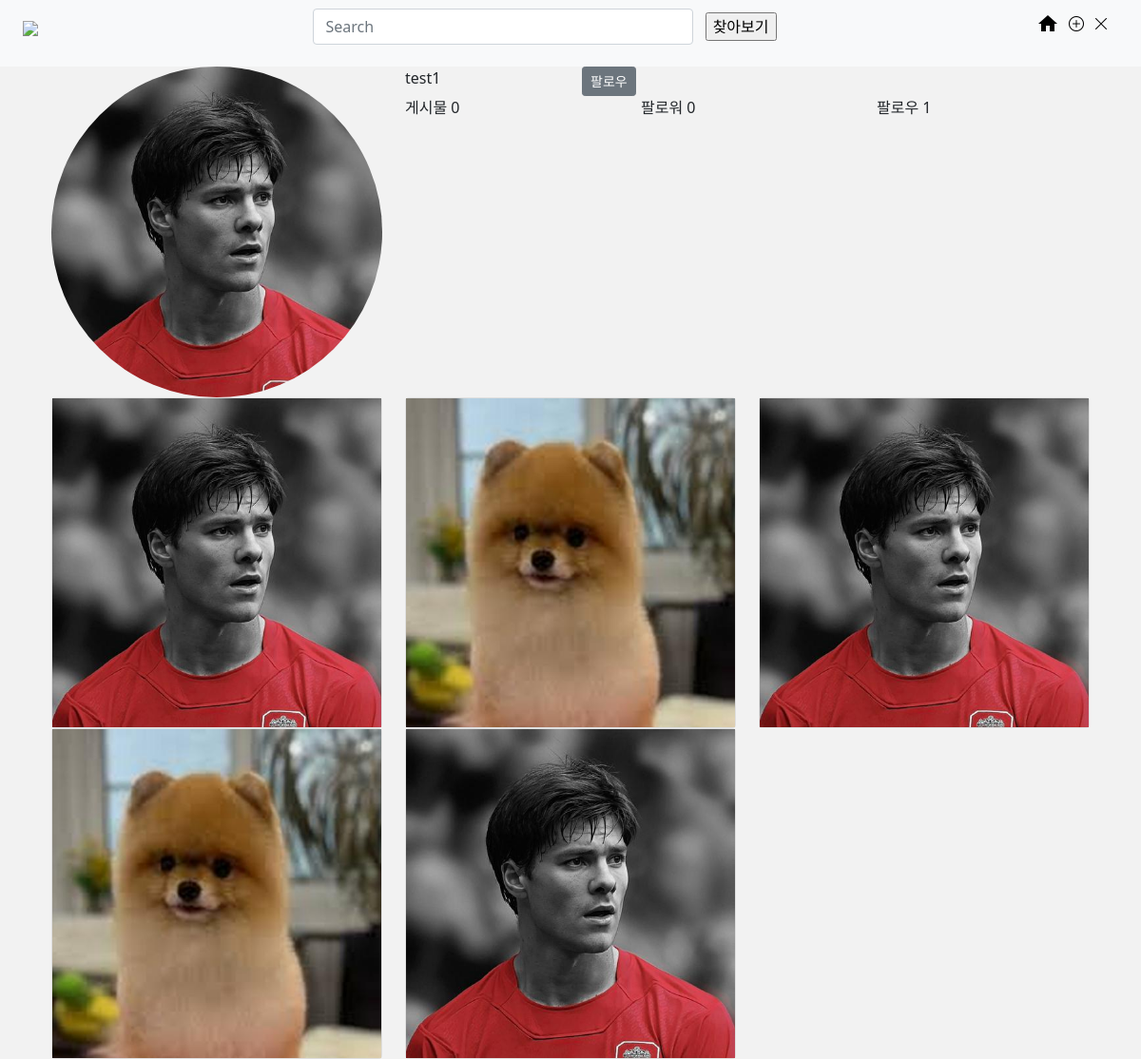
Page /accounts/test1/ on the committed database.
### accounts/models.py (models this page shows)
class User(AbstractUser):
    profile_image = ResizedImageField(
        size=[500, 500],
        crop=['middle', 'center'],
        upload_to='profile',
    )
    followings = models.ManyToManyField('self', related_name='followers', symmetrical=False)

### posts/models.py (models this page shows)
class Post(models.Model):
    content = models.TextField()
    created_at = models.DateTimeField(auto_now_add=True)
    updated_at = models.DateTimeField(auto_now=True)
    image = ResizedImageField(
        size=[500, 500],
        crop=['middle', 'center'],
        upload_to='image/%Y/%m'
    )
    user = models.ForeignKey(settings.AUTH_USER_MODEL, on_delete=models.CASCADE)
    like_users = models.ManyToManyField(settings.AUTH_USER_MODEL, related_name='like_posts')

### accounts/views.py (the view)
# urls.py: path('<str:username>/', views.profile, name='profile'),
def profile(request, username):
    User = get_user_model()
    user_info = User.objects.get(username=username)
    context = {
        'user_info': user_info,
    }
    return render(request, 'accounts/profile.html', context)

### accounts/templates/accounts/profile.html
{% extends 'base.html' %}
{% block body %}
<div class="row">
    <div class="col-4">
        <img src="{{user_info.profile_image.url}}" alt="" class="img-fluid rounded-circle">
    </div>
    <div class="col-8">
        <div class="row">
            <div class="col-3">{{user_info.username}}</div>
            {% if user != user_info%}
            <div class="col-4">
                {% if user in user_info.followers.all %}
                    <a href="{% url 'accounts:follow' username=user_info.username %}" class="btn btn-primary btn-sm">팔로우</a>
                {% else %}
                    <a href="{% url 'accounts:follow' username=user_info.username %}" class="btn btn-secondary btn-sm">팔로우</a>
                {% endif %}
            </div>
            {% endif %}
        </div>
        <div class="row">
            <div class="col">게시물 {{user_info.post_set|length}}</div>
            <div class="col">팔로워 {{user_info.followers.all|length}}</div>
            <div class="col">팔로우 {{user_info.followings.all|length}}</div>
        </div>
    </div>
</div>
<div class="row row-cols-3">
    {% for post in user_info.post_set.all %}
        <div class="col">
            <div class="card">
                <img src="{{post.image.url}}" alt="">
            </div>
        </div>
    {% endfor %}
</div>
{% endblock %}

### rows in the picture
User: profile_image (picture), username "test1", post_set|length "0", followers.all|length "0", followings.all|length "1"
Post: image (picture)
Post: image (picture)
Post: image (picture)
Post: image (picture)
Post: image (picture)
